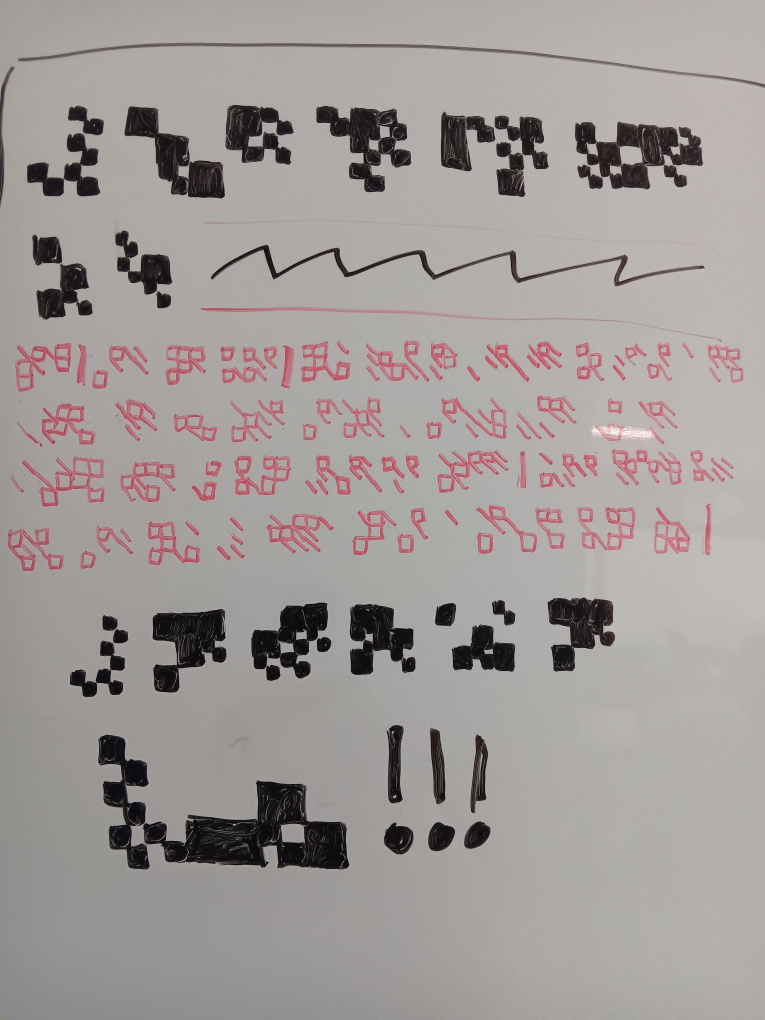
#> input picture spanish-class-checkerboard-cipher/pic1.jpeg, 3060 x 4080 px (shown at 1/4 size)
$ python cutout_qr_tests.py
#> lines starting #> are read from the running program, lines starting #| are printed output that depends on the picture; after the words box and inside, x2 and y2 are one past the last pixel; in counts of white or black regions, pixels touching at a corner belong together
"""Tests of (a) red glyphs as cutouts / grille over the black shapes, (b) QR / 2-D-code assembly of the black shapes.
Writes figures/cutout_qr_results.json and figures/cutout_examples.jpg.
Run: /opt/homebrew/bin/python3.11 -I scripts/cutout_qr_tests.py"""
import cv2, numpy as np, json, os, itertools, random
from PIL import Image, ImageDraw, ImageFont
HERE=os.path.dirname(os.path.abspath(__file__)); ROOT=os.path.dirname(HERE)
im=cv2.imread(os.path.join(ROOT,'pic1.jpeg')); g=cv2.cvtColor(im,cv2.COLOR_BGR2GRAY)
#> further down, im is the input picture: shape (4080, 3060, 3); mean B, G, R 151.6, 153.6, 160.2
B,G,R=[im[:,:,i].astype(int) for i in range(3)]
black=((g<100)&~((R-G)>40)).astype(np.uint8)
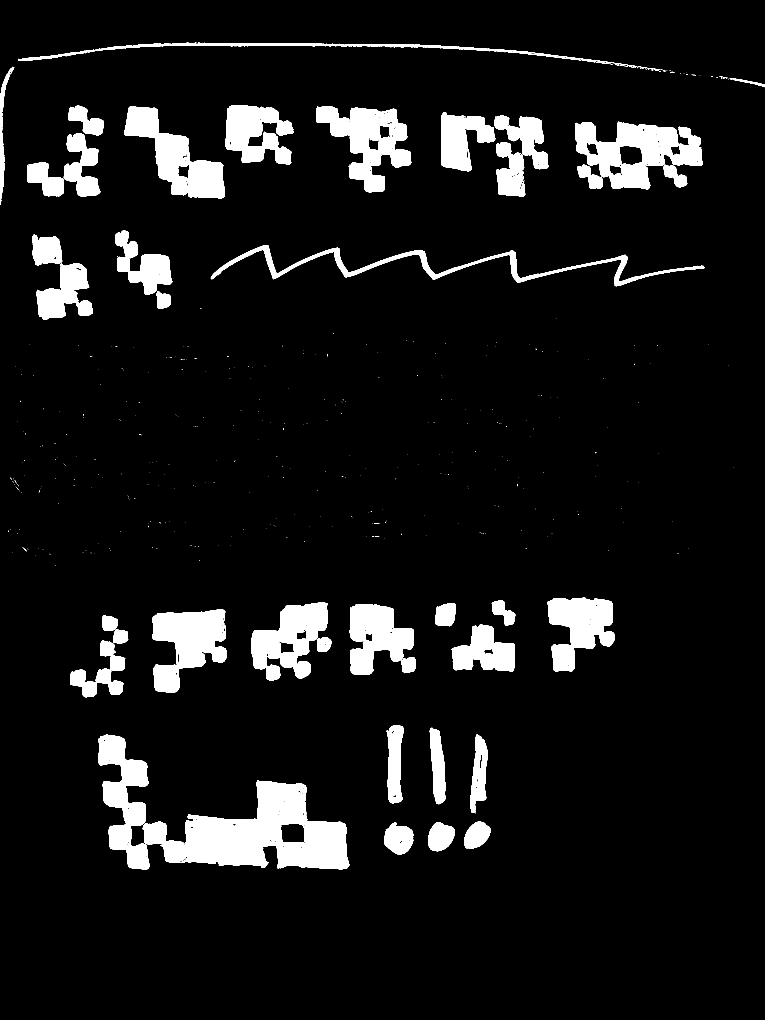
#> black: shape (4080, 3060) (shown at 1/4 size); values 0 (black) and 1 (white), 8.1% white; 573 white regions (509 under 20 px), largest, box (x1, y1, x2, y2) and area: (570, 3122, 1397, 3478) 146260, (2300, 486, 2811, 757) 71024, (1265, 424, 1645, 769) 58655
redm=((R-G>45)&(R-B>20)).astype(np.uint8); redm[:1300]=0; redm[2330:]=0
#> after `redm[:1300] = 0`:
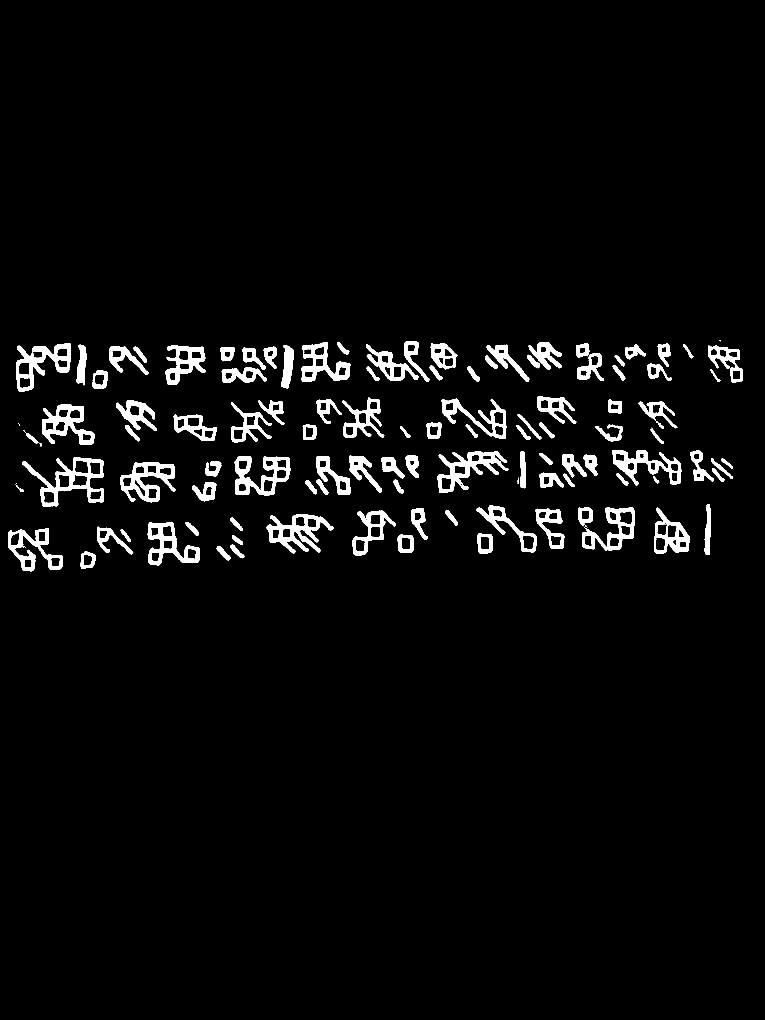
#> redm: shape (4080, 3060) (shown at 1/4 size); values 0 (black) and 1 (white), 3.6% white; 123 white regions (11 under 20 px), largest, box (x1, y1, x2, y2) and area: (90, 1829, 416, 2027) 17584, (1750, 1804, 2033, 1972) 15440, (1067, 2057, 1334, 2214) 15257
BOX={'t1':(87,401,437,807),'t2':(476,404,921,816),'t3':(880,398,1198,681),'t4':(1243,402,1667,791),'t5':(1742,426,2217,809),'t6':(2278,464,2832,779),
'u1':(106,917,392,1302),'u2':(440,901,710,1255),'b1':(258,2438,535,2811),'b2':(589,2414,928,2792),'b3':(983,2388,1347,2746),'b4':(1377,2394,1684,2722),
'b5':(1785,2379,2083,2709),'b6':(2169,2368,2482,2708),'b7':(371,2917,1419,3500)}
def tight(k):
#> called with k = 't1'
    a,b,c,d=BOX[k]; sub=black[b+15:d-15,a+15:c-15]; ys,xs=np.where(sub>0); return sub[ys.min():ys.max()+1,xs.min():xs.max()+1]
res={}
# ---------------- Q1: how much "ink" is there; would it fit a QR / DM? ----------------
CELL=58.0
area=sum(float(tight(k).sum()) for k in BOX)/CELL**2
#> in tight (call 9), `a, b, c, d = BOX[k]`: a = 258; b = 2438; c = 535; d = 2811
#> in tight (call 9), `return sub[ys.min():ys.max() + 1, xs.min():xs.max() + 1]`:
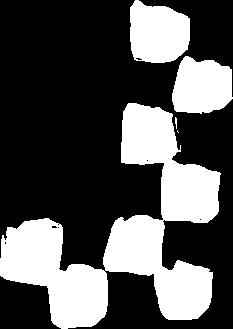
#> returned value: shape (329, 233); values 0 (black) and 1 (white), 32.2% white; 5 white regions (2 under 20 px), largest, box (x1, y1, x2, y2) and area: (0, 103, 221, 329) 18817, (130, 0, 190, 63) 3074, (172, 56, 233, 114) 2798
#> in tight (call 11), `a, b, c, d = BOX[k]`: a = 983; b = 2388; c = 1347; d = 2746
#> in tight (call 11), `return sub[ys.min():ys.max() + 1, xs.min():xs.max() + 1]`:
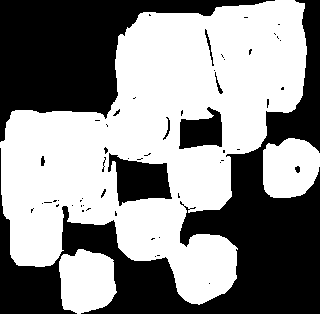
#> returned value: shape (314, 320); values 0 (black) and 1 (white), 54.8% white; 56 black regions (44 under 20 px), largest, box (x1, y1, x2, y2) and area: (0, 0, 320, 314) 26558, (0, 0, 275, 142) 15091, (108, 153, 172, 206) 2048
#> in tight (call 12), `a, b, c, d = BOX[k]`: a = 1377; b = 2394; c = 1684; d = 2722
#> in tight (call 12), `return sub[ys.min():ys.max() + 1, xs.min():xs.max() + 1]`:
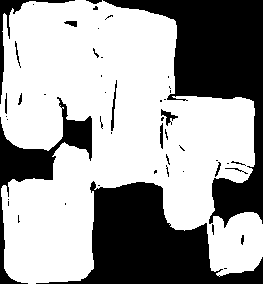
#> returned value: shape (284, 263); values 0 (black) and 1 (white), 63.6% white; 50 black regions (34 under 20 px), largest, box (x1, y1, x2, y2) and area: (103, 0, 263, 228) 11957, (36, 181, 263, 284) 10435, (0, 97, 92, 284) 3328
#> in tight (call 13), `a, b, c, d = BOX[k]`: a = 1785; b = 2379; c = 2083; d = 2709
#> in tight (call 13), `return sub[ys.min():ys.max() + 1, xs.min():xs.max() + 1]`:
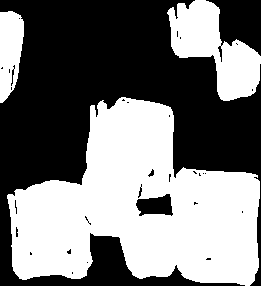
#> returned value: shape (286, 261); values 0 (black) and 1 (white), 47.7% white; 3 white regions, box (x1, y1, x2, y2) and area: (7, 97, 260, 286) 29172, (167, 0, 261, 101) 4766, (0, 11, 24, 103) 1669
#> in tight (call 14), `a, b, c, d = BOX[k]`: a = 2169; b = 2368; c = 2482; d = 2708
#> in tight (call 14), `return sub[ys.min():ys.max() + 1, xs.min():xs.max() + 1]`:
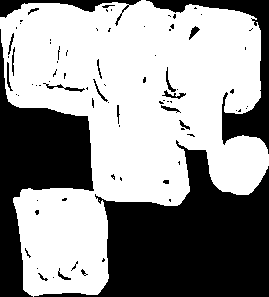
#> returned value: shape (297, 269); values 0 (black) and 1 (white), 59.1% white; 83 black regions (61 under 20 px), largest, box (x1, y1, x2, y2) and area: (34, 140, 269, 297) 17569, (0, 29, 94, 297) 9672, (146, 0, 269, 154) 3413
#> (the rest of the program and of its run is left out)
